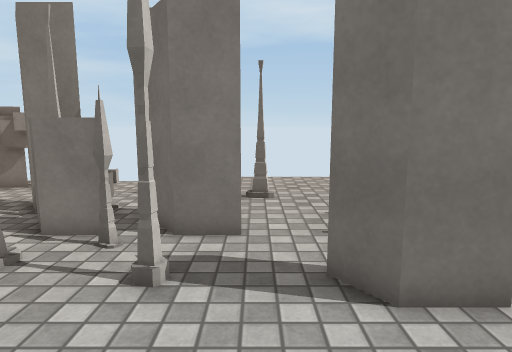
view 1 (above)

17 first-person views from a walk through a Unity game level. The camera is 1.3 m above the floor, tilts 8° down and sees 75° across. The floor is counted in squares, 0.5 m on a side. Each view is taken from the middle of a square. On the plan, view 1 faces up. The plan holds only what a view shows up to about 20 squares ahead; the rest is blank. The place goes on beyond the plan. The player is left out. Surface patterns are stand-ins for the level's own textures.

view 2
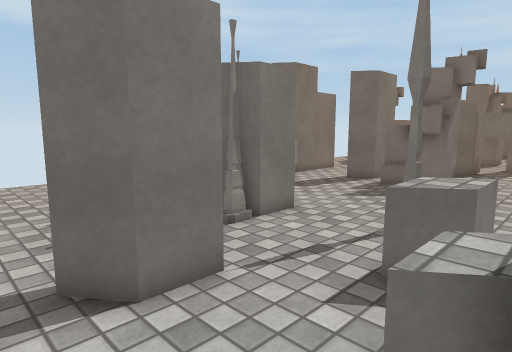

view 3
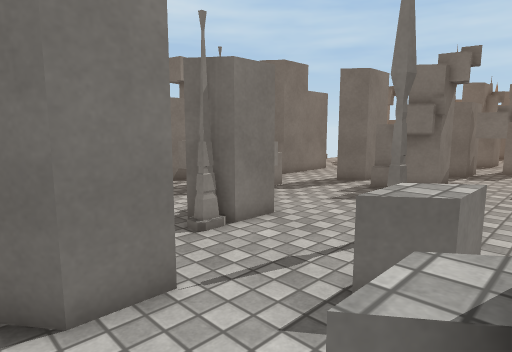

view 4
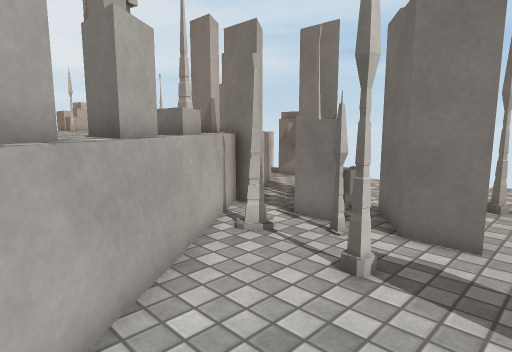

view 5
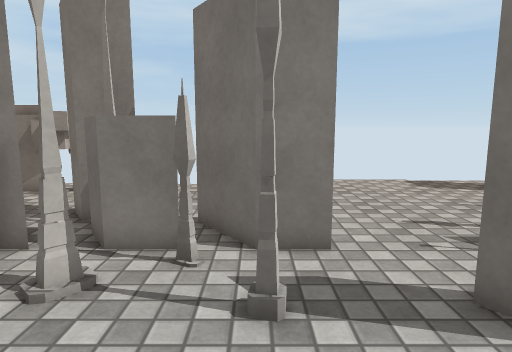

view 6
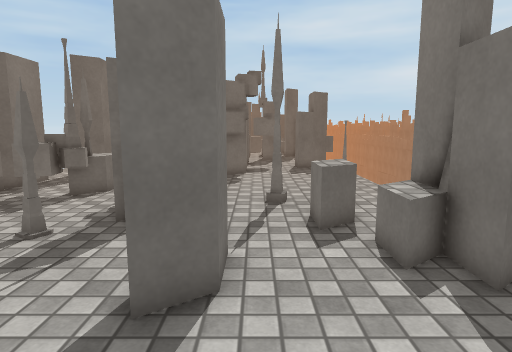

view 7
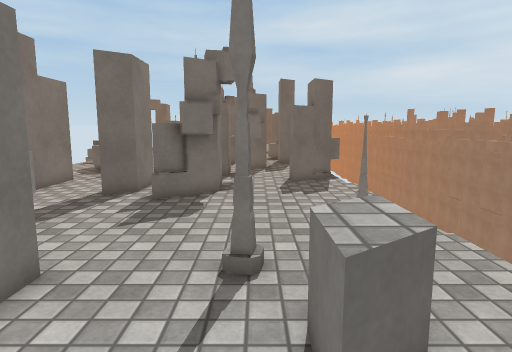

view 8
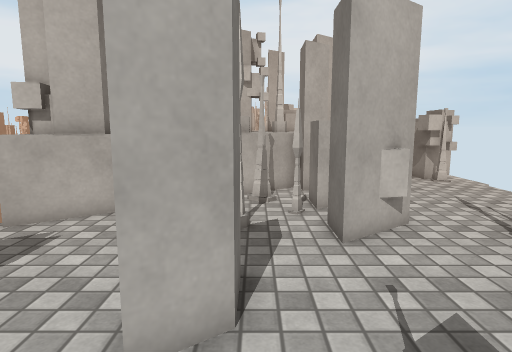

view 9
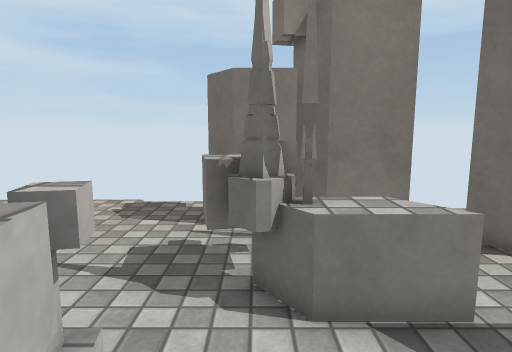

view 10
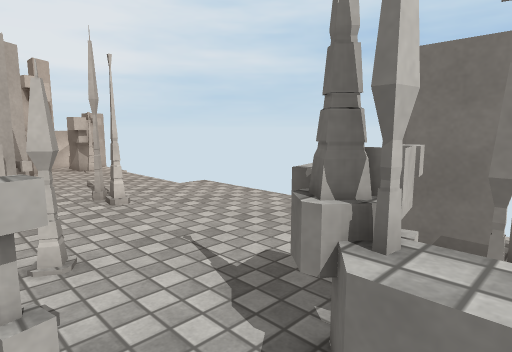

view 11
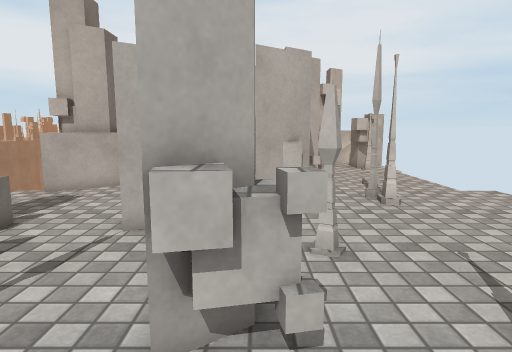

view 12
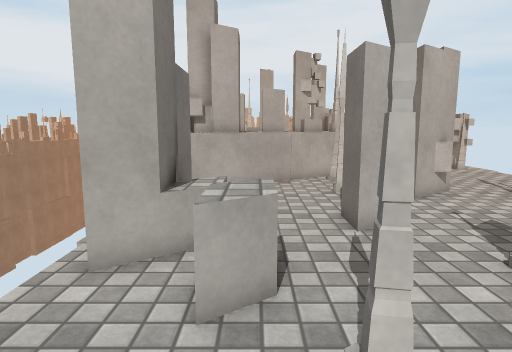

view 13
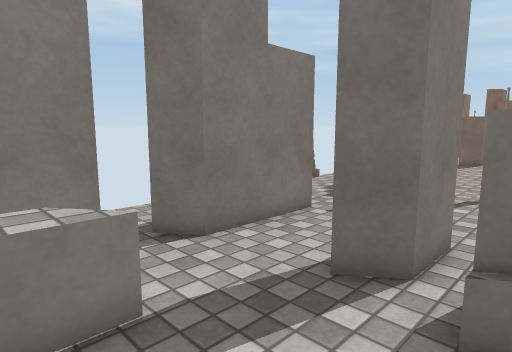

view 14
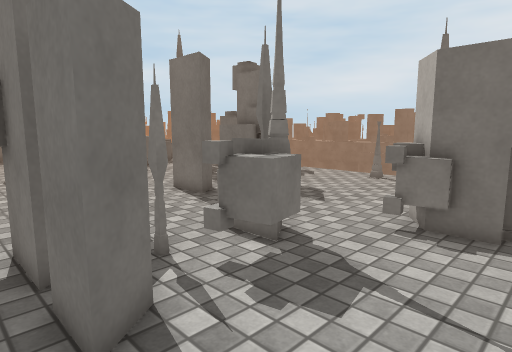

view 15
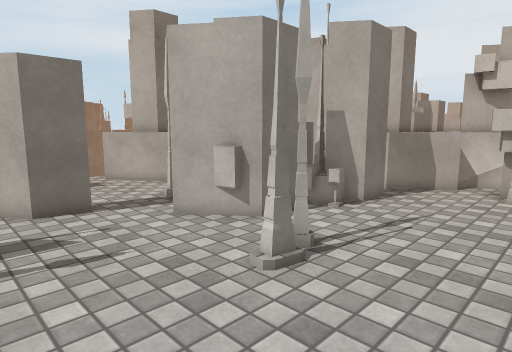

view 16
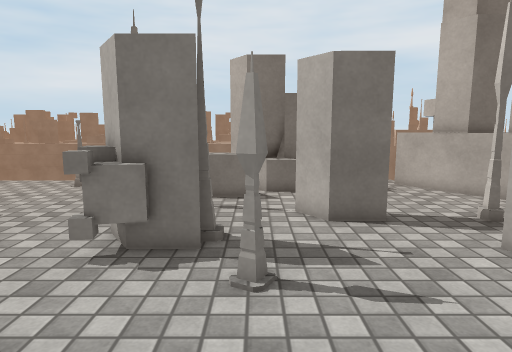

view 17
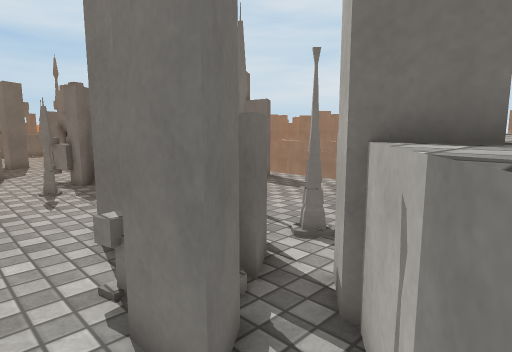

### Floor plan
Key: @ floor where view 1 was taken; # wall or solid block; x gap in a wall; . floor; = window, fence, low wall or low ledge; ^ raised ledge; v drop or lower ground.
Columns run from 10 left of view 1 to 19 right of it. Each row starts with its distance up from view 1.
 17          .............
 16 #..................##### ...
 15 #..................######...
 14 #........................#
 13 .........##........=^....#####
 12 ^..................^^x....
 11 ^.###=..............#^^=......
 10 ^^#######............^^=......
  9  ^###^=###................###.
  8  ^##.^^###......####.......##x
  7 #^^^............####......^^x.
  6    ^x#......##............#^#.
  5    ^^.......##............###.
  4     ^^........................
  3      ##............#..........
  2    ^^^^#.......=^^............
  1      ^##.....^^^#^=...........
  0       ##^.@..####......#......
 -1       ##^....#  #.............
 -2                vvvvvvv v

Positions as (right, up) in squares from view 1, and headings:
1: (0, 0), facing up
2: (0, 0), facing up-right
3: (1, 0), facing up-right
4: (1, 0), facing up-left
5: (-2, 1), facing up
6: (-3, 4), facing right
7: (3, 3), facing right
8: (7, 6), facing left
9: (10, 6), facing up
10: (12, 8), facing up-left
11: (12, 8), facing left
12: (12, 2), facing left
13: (11, 6), facing up-right
14: (5, 17), facing down-right
15: (5, 17), facing down-left
16: (5, 15), facing down
17: (-10, 13), facing down-right
